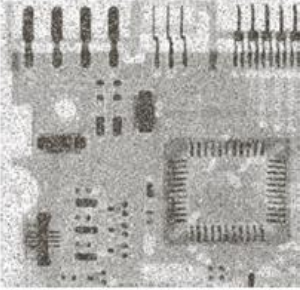
#> input picture Imagens/circuito.png, 300 x 290 px, given in place of bird.png, which was not available
$ python atividade007.py
#> lines starting #> are read from the running program, lines starting #| are printed output that depends on the picture; pictures that were not available may be replaced by others from this repository, and a replacement may not be noted
### atividade02.py
#!/usr/bin/env python3
# -*- coding: utf-8 -*-
import numpy
from cv2 import cv2
import matplotlib.pyplot as plt
# Atividade 02 Histograma
# Jorge de Arruda Martins

bird = cv2.imread('Imagens/bird.png')
#> bird is the input picture: shape (290, 300, 3); mean B, G, R 170.7, 174.2, 175.4
dragonite = cv2.imread('Imagens/dragonite.png')
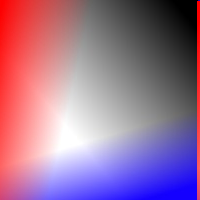
#> input picture Imagens/colors.png, 200 x 200 px, given in place of dragonite.png, which was not available
#> dragonite is the input picture: shape (200, 200, 3); mean B, G, R 148, 115, 156.6
bird_01 = cv2.imread('Imagens/bird.png', cv2.IMREAD_GRAYSCALE)
#> bird_01: shape (290, 300); min 53, max 255, mean 173.6
dragonite_01 = cv2.imread('Imagens/dragonite.png', cv2.IMREAD_GRAYSCALE)
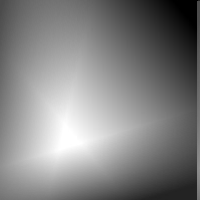
#> dragonite_01: shape (200, 200); min 0, max 255, mean 130.9
girl_gray = cv2.imread('Imagens/girl1.png', cv2.IMREAD_GRAYSCALE)
rosa_gray = cv2.imread('Imagens/rosa1.png', cv2.IMREAD_GRAYSCALE)
print('Bird   [Linhas, Colunas, Canais]: ', bird.shape)
#| Bird   [Linhas, Colunas, Canais]:  (290, 300, 3)
print('Dragonite [Linhas, Colunas, Canais]: ', dragonite.shape)
#| Dragonite [Linhas, Colunas, Canais]:  (200, 200, 3)

ima01 = cv2.imread('Imagens/ima01.png')
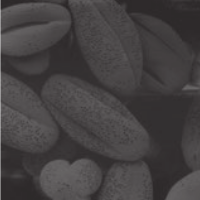
#> input picture Imagens/ima01.png, 200 x 200 px
#> ima01 is the input picture: shape (200, 200, 3); mean B, G, R 66.1, 65.3, 68.6
ima02 = cv2.imread('Imagens/ima03.png', cv2.IMREAD_GRAYSCALE)

print('ima01: ', ima01.shape)
#| ima01:  (200, 200, 3)
#> (the run stopped early here; a loop or call above may not have finished)
